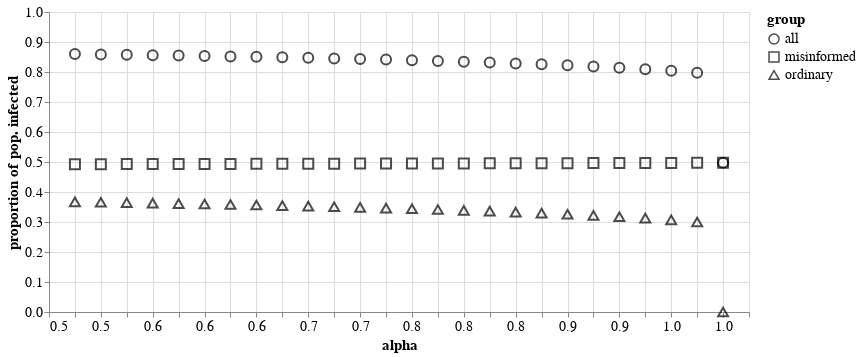

The code cell stored with this chart in its notebook:
### Code cell
alt.Chart(
    both_settings[both_settings['type']=='not mixed'],
).mark_point(size = 100, color='black').encode(
    x = alt.X(
        'alpha:Q',
        axis = alt.Axis(format=".1f"),
        scale = alt.Scale(domain=(.48,1.02))
    ),
    y = alt.Y(
        "value",
        title="proportion of pop. infected",
        scale=alt.Scale(domain=(0,1))
    ),
#     color = alt.Color(
#         "type:N",
#         title='initial setting',
#         scale = alt.Scale(
#             domain = ['mixed', 'not mixed'],
#             range = ['black', 'red']
#         )
#     ),
    shape = alt.Shape(
        "variable:N",
        title="group",
    )
).properties(width=700).configure_axis(
    titleFontSize=15,
    labelFontSize=14,
    labelAngle=0
).configure_legend(
    titleFontSize=15,
    labelFontSize=14
).display(
    scale = 2
)

### Figure 1 — Vega-Lite specification as saved in the notebook (floating-point values rounded to 4 significant figures)
{"config": {"view": {"continuousWidth": 400, "continuousHeight": 300}, "axis": {"labelAngle": 0, "labelFontSize": 14, "titleFontSize": 15}, "legend": {"labelFontSize": 14, "titleFontSize": 15}}, "data": {"name": "data-56f742f8f7b849d1159e1b44708376bb"}, "mark": {"type": "point", "color": "black", "size": 100}, "encoding": {"shape": {"type": "nominal", "field": "variable", "title": "group"}, "x": {"type": "quantitative", "axis": {"format": ".1f"}, "field": "alpha", "scale": {"domain": [0.48, 1.02]}}, "y": {"type": "quantitative", "field": "value", "scale": {"domain": [0, 1]}, "title": "proportion of pop. infected"}}, "width": 700, "$schema": "https://vega.github.io/schema/vega-lite/v4.8.1.json", "datasets": {"data-56f742f8f7b849d1159e1b44708376bb": [{"alpha": 0.5, "variable": "ordinary", "value": 0.3671, "type": "not mixed"}, {"alpha": 0.52, "variable": "ordinary", "value": 0.3658, "type": "not mixed"}, {"alpha": 0.54, "variable": "ordinary", "value": 0.3644, "type": "not mixed"}, {"alpha": 0.56, "variable": "ordinary", "value": 0.363, "type": "not mixed"}, {"alpha": 0.58, "variable": "ordinary", "value": 0.3615, "type": "not mixed"}, {"alpha": 0.6, "variable": "ordinary", "value": 0.3599, "type": "not mixed"}, {"alpha": 0.62, "variable": "ordinary", "value": 0.3583, "type": "not mixed"}, {"alpha": 0.64, "variable": "ordinary", "value": 0.3565, "type": "not mixed"}, {"alpha": 0.66, "variable": "ordinary", "value": 0.3547, "type": "not mixed"}, {"alpha": 0.68, "variable": "ordinary", "value": 0.3528, "type": "not mixed"}, {"alpha": 0.7, "variable": "ordinary", "value": 0.3508, "type": "not mixed"}, {"alpha": 0.72, "variable": "ordinary", "value": 0.3487, "type": "not mixed"}, {"alpha": 0.74, "variable": "ordinary", "value": 0.3465, "type": "not mixed"}, {"alpha": 0.76, "variable": "ordinary", "value": 0.3441, "type": "not mixed"}, {"alpha": 0.78, "variable": "ordinary", "value": 0.3416, "type": "not mixed"}, {"alpha": 0.8, "variable": "ordinary", "value": 0.3389, "type": "not mixed"}, {"alpha": 0.82, "variable": "ordinary", "value": 0.336, "type": "not mixed"}, {"alpha": 0.84, "variable": "ordinary", "value": 0.3329, "type": "not mixed"}, {"alpha": 0.86, "variable": "ordinary", "value": 0.3296, "type": "not mixed"}, {"alpha": 0.88, "variable": "ordinary", "value": 0.3259, "type": "not mixed"}, {"alpha": 0.9, "variable": "ordinary", "value": 0.322, "type": "not mixed"}, {"alpha": 0.92, "variable": "ordinary", "value": 0.3176, "type": "not mixed"}, {"alpha": 0.94, "variable": "ordinary", "value": 0.3127, "type": "not mixed"}, {"alpha": 0.96, "variable": "ordinary", "value": 0.307, "type": "not mixed"}, {"alpha": 0.98, "variable": "ordinary", "value": 0.3001, "type": "not mixed"}, {"alpha": 1.0, "variable": "ordinary", "value": 0.0, "type": "not mixed"}, {"alpha": 0.5, "variable": "misinformed", "value": 0.4927, "type": "not mixed"}, {"alpha": 0.52, "variable": "misinformed", "value": 0.4929, "type": "not mixed"}, {"alpha": 0.54, "variable": "misinformed", "value": 0.493, "type": "not mixed"}, {"alpha": 0.56, "variable": "misinformed", "value": 0.4932, "type": "not mixed"}, {"alpha": 0.58, "variable": "misinformed", "value": 0.4934, "type": "not mixed"}, {"alpha": 0.6, "variable": "misinformed", "value": 0.4936, "type": "not mixed"}, {"alpha": 0.62, "variable": "misinformed", "value": 0.4937, "type": "not mixed"}, {"alpha": 0.64, "variable": "misinformed", "value": 0.4939, "type": "not mixed"}, {"alpha": 0.66, "variable": "misinformed", "value": 0.4941, "type": "not mixed"}, {"alpha": 0.68, "variable": "misinformed", "value": 0.4943, "type": "not mixed"}, {"alpha": 0.7, "variable": "misinformed", "value": 0.4945, "type": "not mixed"}, {"alpha": 0.72, "variable": "misinformed", "value": 0.4946, "type": "not mixed"}, {"alpha": 0.74, "variable": "misinformed", "value": 0.4948, "type": "not mixed"}, {"alpha": 0.76, "variable": "misinformed", "value": 0.495, "type": "not mixed"}, {"alpha": 0.78, "variable": "misinformed", "value": 0.4952, "type": "not mixed"}, {"alpha": 0.8, "variable": "misinformed", "value": 0.4954, "type": "not mixed"}, {"alpha": 0.82, "variable": "misinformed", "value": 0.4956, "type": "not mixed"}, {"alpha": 0.84, "variable": "misinformed", "value": 0.4958, "type": "not mixed"}, {"alpha": 0.86, "variable": "misinformed", "value": 0.496, "type": "not mixed"}, {"alpha": 0.88, "variable": "misinformed", "value": 0.4962, "type": "not mixed"}, {"alpha": 0.9, "variable": "misinformed", "value": 0.4964, "type": "not mixed"}, {"alpha": 0.92, "variable": "misinformed", "value": 0.4966, "type": "not mixed"}, {"alpha": 0.94, "variable": "misinformed", "value": 0.4969, "type": "not mixed"}, {"alpha": 0.96, "variable": "misinformed", "value": 0.4971, "type": "not mixed"}, {"alpha": 0.98, "variable": "misinformed", "value": 0.4973, "type": "not mixed"}, {"alpha": 1.0, "variable": "misinformed", "value": 0.4975, "type": "not mixed"}, {"alpha": 0.5, "variable": "all", "value": 0.8598, "type": "not mixed"}, {"alpha": 0.52, "variable": "all", "value": 0.8587, "type": "not mixed"}, {"alpha": 0.54, "variable": "all", "value": 0.8575, "type": "not mixed"}, {"alpha": 0.56, "variable": "all", "value": 0.8562, "type": "not mixed"}, {"alpha": 0.58, "variable": "all", "value": 0.8549, "type": "not mixed"}, {"alpha": 0.6, "variable": "all", "value": 0.8535, "type": "not mixed"}, {"alpha": 0.62, "variable": "all", "value": 0.852, "type": "not mixed"}, {"alpha": 0.64, "variable": "all", "value": 0.8505, "type": "not mixed"}, {"alpha": 0.66, "variable": "all", "value": 0.8488, "type": "not mixed"}, {"alpha": 0.68, "variable": "all", "value": 0.8471, "type": "not mixed"}, {"alpha": 0.7, "variable": "all", "value": 0.8453, "type": "not mixed"}, {"alpha": 0.72, "variable": "all", "value": 0.8434, "type": "not mixed"}, {"alpha": 0.74, "variable": "all", "value": 0.8413, "type": "not mixed"}, {"alpha": 0.76, "variable": "all", "value": 0.8391, "type": "not mixed"}, {"alpha": 0.78, "variable": "all", "value": 0.8368, "type": "not mixed"}, {"alpha": 0.8, "variable": "all", "value": 0.8343, "type": "not mixed"}, {"alpha": 0.82, "variable": "all", "value": 0.8316, "type": "not mixed"}, {"alpha": 0.84, "variable": "all", "value": 0.8287, "type": "not mixed"}, {"alpha": 0.86, "variable": "all", "value": 0.8256, "type": "not mixed"}, {"alpha": 0.88, "variable": "all", "value": 0.8221, "type": "not mixed"}, {"alpha": 0.9, "variable": "all", "value": 0.8184, "type": "not mixed"}, {"alpha": 0.92, "variable": "all", "value": 0.8142, "type": "not mixed"}, {"alpha": 0.94, "variable": "all", "value": 0.8095, "type": "not mixed"}, {"alpha": 0.96, "variable": "all", "value": 0.8041, "type": "not mixed"}, {"alpha": 0.98, "variable": "all", "value": 0.7974, "type": "not mixed"}, {"alpha": 1.0, "variable": "all", "value": 0.4975, "type": "not mixed"}]}}
